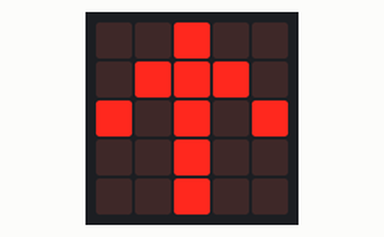
A program run on a simulated BBC micro:bit (MakeCode). Parts: the board's 5×5 LED display.

Above: at 0.1 s.
At 0.9 s:
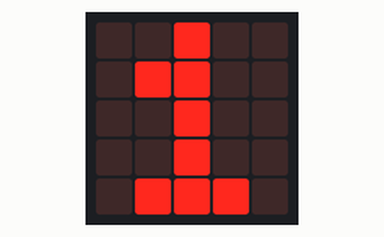
At 2.0 s:
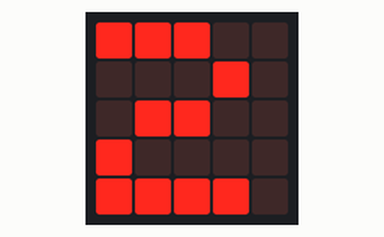
At 3.2 s:
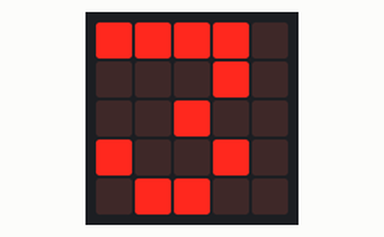
At 4.3 s:
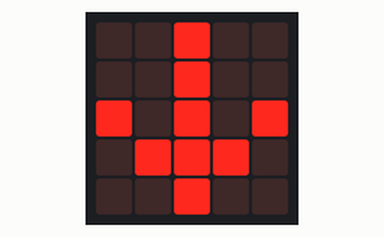
At 8.6 s:
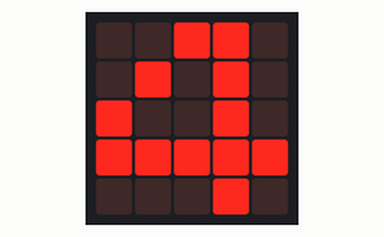

The program:

main.ts
```typescript
basic.forever(function () {
    basic.showLeds(`
        . . # . .
        . # # # .
        # . # . #
        . . # . .
        . . # . .
        `)
    basic.pause(400)
    basic.showNumber(1)
    basic.pause(400)
    basic.showNumber(2)
    basic.pause(400)
    basic.showNumber(3)
    basic.pause(400)
    basic.showLeds(`
        . . # . .
        . . # . .
        # . # . #
        . # # # .
        . . # . .
        `)
    basic.pause(400)
    basic.showNumber(1)
    basic.pause(400)
    basic.showNumber(2)
    basic.pause(400)
    basic.showNumber(3)
    basic.pause(400)
    basic.showNumber(4)
    basic.pause(400)
})
```

test.ts
```typescript
// тут проходять випробування; ця компіляція не відбуватиметься, коли цей пакет використовуватиметься як розширення.
```

Measured:
- by itself, everything shown: repeats every 9.7 s, in 9 steps
- what the display in image 1 shows lasts 1.2 s, from 0.8 s to 2.0 s
- what the display in image 4 shows lasts 0.8 s, from 4.3 s to 5.1 s
